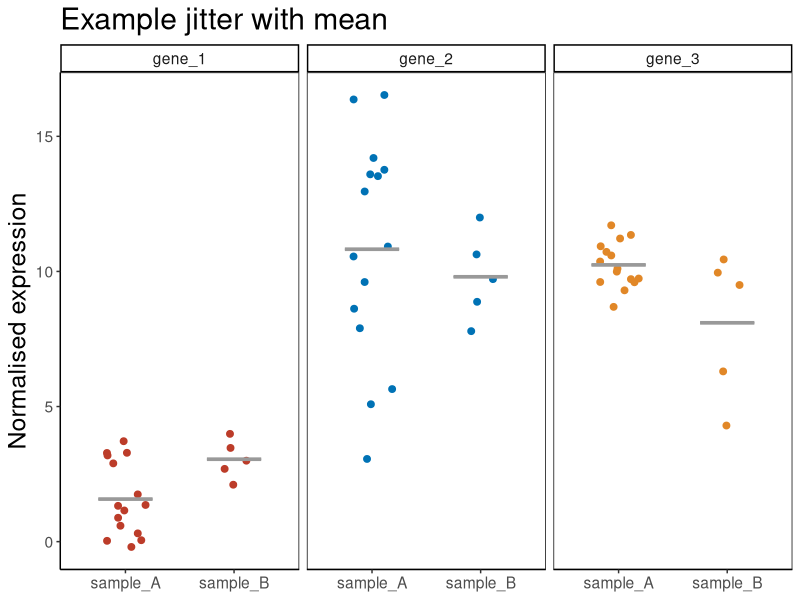
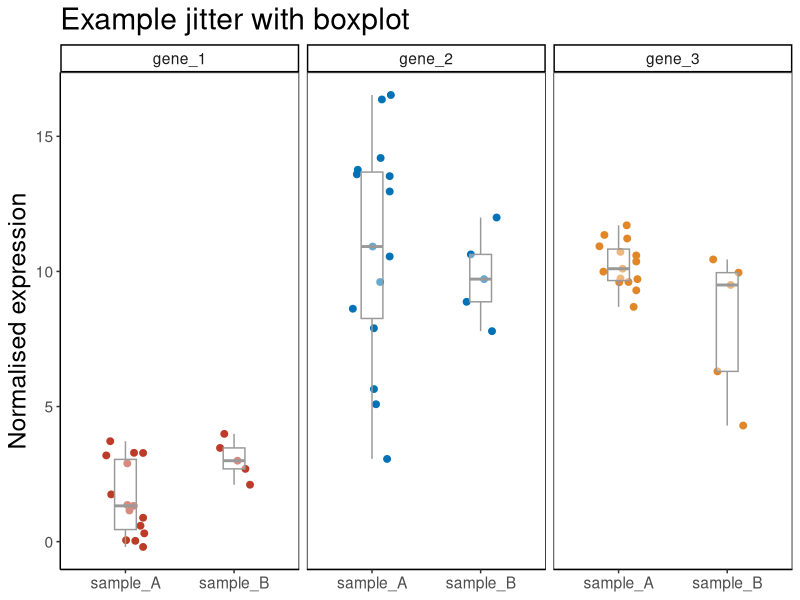

Write R code to recreate these figures, in order.
## ---- chunk 1
# load the precious libraries
library(tidyverse)
library(ggsci)

# set the defauts for plots
theme_set(theme_classic())
theme_update(legend.position = "bottom")
## ---- chunk 2
set.seed(7)
df <- 
  data.frame(
    sample_name = c(rep("sample_A", 15), rep("sample_B", 5)),
    gene_1 = c(rnorm(15, 1), rnorm(5, 3)),
    gene_2 = c(rnorm(15, 10, 5), rnorm(5, 10, 2)),
    gene_3 = c(rnorm(15, 10, 1), rnorm(5, 9, 3))
  ) %>%
  pivot_longer(names_to = "gene_id", 
               values_to = "expression", 
               -sample_name)
## ---- chunk 3
# points with mean
df %>%
  ggplot(aes(sample_name, expression, color = gene_id)) +
  geom_point(position = position_jitterdodge(), size = 2) +
  stat_summary(fun.y = mean, fun.ymin = mean, fun.ymax = mean, 
               geom = "crossbar", alpha = .7,
               width = 0.5, color = "grey60") +
  facet_wrap(~gene_id) +
  scale_color_nejm() +
  labs(title = "Example jitter with mean",
       y = "Normalised expression") +
  theme(text = element_text(size = 14), title = element_text(size = 18), 
        axis.title.x = element_blank(), legend.position = "none",
        panel.border = element_rect(colour = "black", fill = NA))
## ---- chunk 4
# points with boxplot
df %>%
  ggplot(aes(sample_name, expression, color = gene_id)) +
  geom_point(position = position_jitterdodge(), size = 2) +
  geom_boxplot(width = .2, alpha = .4, outlier.shape = NA, 
               color = "grey60") +
  facet_wrap(~gene_id) +
  scale_color_nejm() +
  labs(title = "Example jitter with boxplot",
       y = "Normalised expression") +
  theme(text = element_text(size = 14), title = element_text(size = 18), 
        axis.title.x = element_blank(), legend.position = "none",
        panel.border = element_rect(colour = "black", fill = NA)) 
